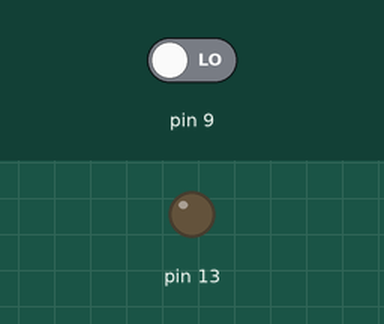
Recording of a sketch running on a simulated Arduino Uno, built with avr-gcc and run on an emulated ATmega328P. Shown: output pins drawn as LEDs (lit = HIGH). Inputs (shaded band) come from the test bench; at power-on: pin 9 LOW.

Above: at 1.2 s.
1.3 s: pin 9 driven HIGH
At 2.1 s:
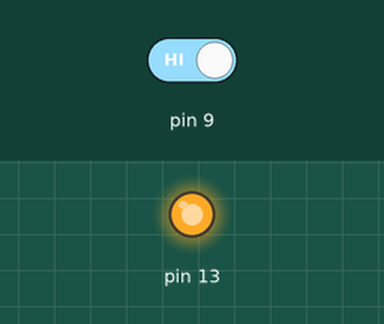
2.8 s: pin 9 driven LOW
At 3.2 s:
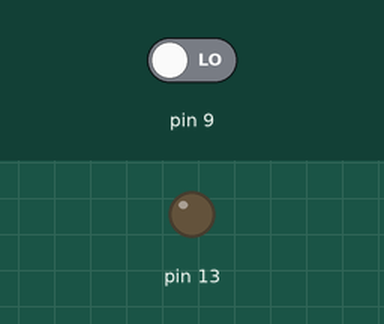
Timing chart, 0 to 5.8 s (numbered marks = the images above; inputs shaded):
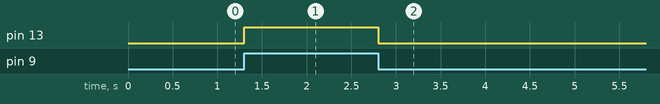

The sketch:

trigmain.ino
```cpp
void setup() {
    pinMode(13, OUTPUT);
    pinMode(9, INPUT);
}

void loop() {
    if (digitalRead(9))
        digitalWrite(13, HIGH);
    else
        digitalWrite(13, LOW);
}
```

Measured:
- after the input at 1.3 s, pin 13: LOW → HIGH at once
- after the input at 2.8 s, pin 13: HIGH → LOW at once
